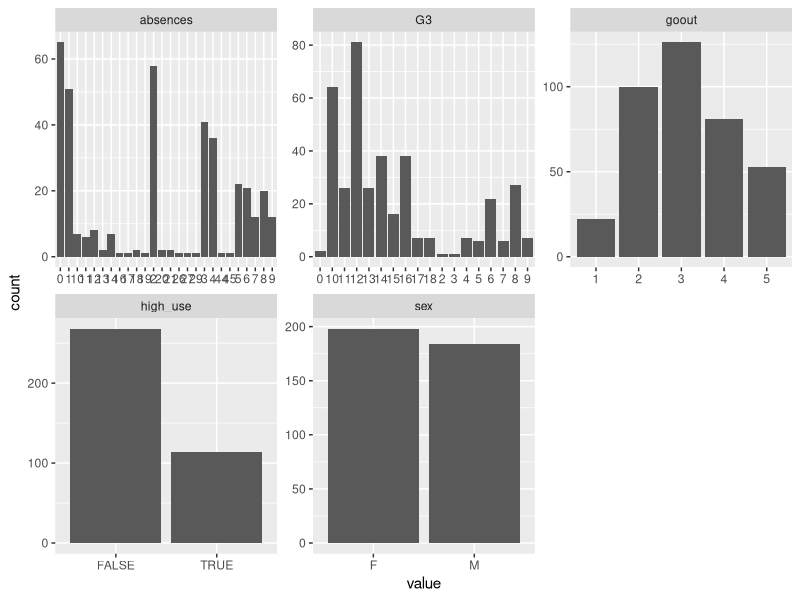

This figure's R source:
## ---- chunk 1
setwd("C:/Users//Julius//yliopisto//kansis//datascience//IODS-project")
alc <- read.csv("data/student_alc.txt", header = T)
dim(alc)

colnames(alc)
## ---- chunk 2
alc_small <- alc[, c(2, 26, 30,33,35)]
## ---- chunk 3

library(tidyr); library(dplyr); library(ggplot2)
gather(alc_small) %>% glimpse
gather(alc_small) %>% ggplot(aes(value)) + facet_wrap("key", scales = "free") + geom_bar()

            
## ---- chunk 4
alc_small %>% group_by(sex, high_use) %>% summarise(count = n(), mean_grade = mean(G3), Absences = mean(absences), Going_out = mean(goout))
## ---- chunk 5
m <- glm(high_use ~ sex + absences + goout + G3, data = alc, family = "binomial")
summary(m)

## ---- chunk 6
OR <- coef(m) %>% exp
CI <- confint(m) %>% exp
cbind(OR, CI)

## ---- chunk 7
m2 <- glm(high_use ~ sex + absences + goout, data = alc, family = "binomial")
summary (m2)
## ---- chunk 8
anova(m, m2, test ="Chisq")
## ---- chunk 9
OR <- coef(m2) %>% exp
CI <- confint(m2) %>% exp
cbind(OR, CI)
## ---- chunk 10
# predicting the probability of high_use
probabilities <- predict(m2, type = "response")

# add the predicted probabilities to 'alc'
alc <- mutate(alc, probability = probabilities)

# adding a logical variable of succesfull predictions
alc <- mutate(alc, prediction = probability > 0.5 )


## ---- chunk 11
# drawing a crosstab of probabilities
table(high_use = alc$high_use, prediction = alc$prediction) %>% prop.table() %>% addmargins()

## ---- chunk 12
loss_func <- function(class, prob) {
  n_wrong <- abs(class - prob) > 0.5
  mean(n_wrong)
}

loss_func(class = alc$high_use, prob = alc$probability)
## ---- chunk 13
library(boot)
# K-fold cross-validation
cv <- cv.glm(data = alc, cost = loss_func, glmfit = m, K = 10)

# average number of wrong answers
cv$delta[1]
